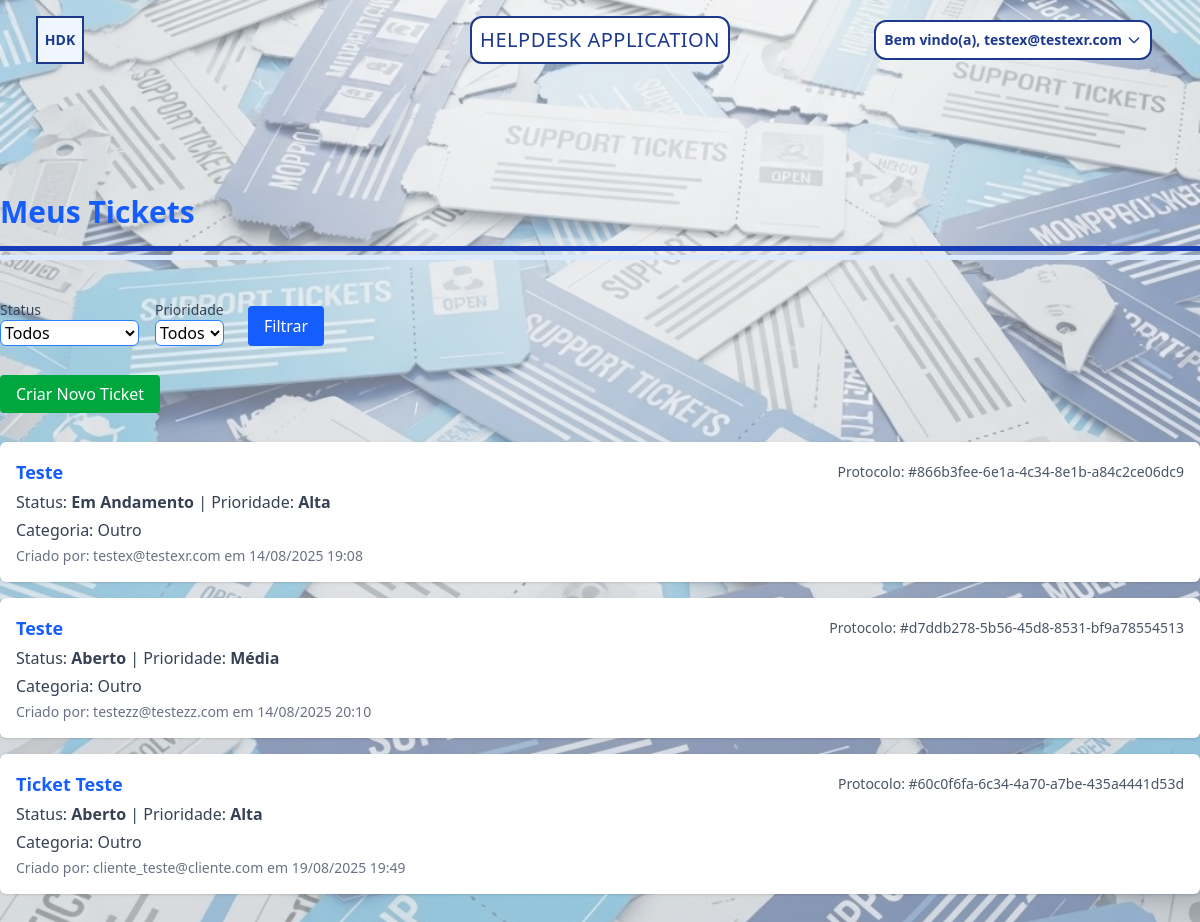
/tickets/ (signed in), run on the app's committed database.
### helpdesk/models.py (models this page shows, shortened)
class CustomUser(AbstractBaseUser, PermissionsMixin):
    ROLE_CHOICES = [
        ('cliente', 'Cliente'),
        ('suporte', 'Suporte'),
    ]
    email = models.EmailField(unique=True)
    role = models.CharField(max_length=20, choices=ROLE_CHOICES, default='cliente')
    profile_photo = models.ImageField(upload_to='profile_photos/', blank=True, null=True)
    phone = models.CharField(max_length=20, blank=True, null=True)
    country = models.CharField(max_length=50, blank=True, null=True)
    is_active = models.BooleanField(default=True)
    is_staff = models.BooleanField(default=False)
    date_joined = models.DateTimeField(default=timezone.now)
    USERNAME_FIELD = 'email'
    REQUIRED_FIELDS = []
    objects = CustomUserManager()

### helpdesk/tickets/ticket_models.py (models this page shows, shortened)
class Ticket(models.Model):
    PRIORITY_CHOICES = [
        ('low', 'Baixa'),
        ('medium', 'Média'),
        ('high', 'Alta'),
    ]
    STATUS_CHOICES = [
        ('open', 'Aberto'),
        ('in_progress', 'Em Andamento'),
        ('closed', 'Fechado'),
    ]
    CATEGORY_CHOICES = [
        ('software', 'Software'),
        ('hardware', 'Hardware'),
        ('network', 'Rede'),
        ('other', 'Outro'),
    ]
    title = models.CharField(max_length=255)
    description = models.TextField()
    category = models.CharField(max_length=50, choices=CATEGORY_CHOICES)
    priority = models.CharField(max_length=10, choices=PRIORITY_CHOICES)
    status = models.CharField(max_length=20, choices=STATUS_CHOICES, default='open')
    protocol_number = models.UUIDField(default=uuid.uuid4, editable=False, unique=True)
    attachment = models.FileField(upload_to='ticket_attachments/', blank=True, null=True)
    created_by = models.ForeignKey(settings.AUTH_USER_MODEL, on_delete=models.CASCADE, related_name='tickets_created')
    assigned_to = models.ForeignKey(settings.AUTH_USER_MODEL, on_delete=models.SET_NULL, blank=True, null=True, related_name='tickets_assigned')
    created_at = models.DateTimeField(auto_now_add=True)
    updated_at = models.DateTimeField(auto_now=True)
    class Meta:
        verbose_name = "Ticket"
        verbose_name_plural = "Tickets"

### helpdesk/tickets/ticket_views.py (the view)
# urls.py: path('', ticket_views.ticket_list, name='ticket_list'),
@login_required(login_url='home')
def ticket_list(request):
    if request.user.role == 'suporte':
        tickets = Ticket.objects.all()
    else:
        tickets = Ticket.objects.filter(created_by=request.user)
    status_filter = request.GET.get('status')
    priority_filter = request.GET.get('priority')
    if status_filter:
        tickets = tickets.filter(status=status_filter)
    if priority_filter:
        tickets = tickets.filter(priority=priority_filter)
    return render(request, 'ticket_list.html', {'tickets': tickets})

### helpdesk/templates/ticket_list.html (shortened to what this page needs)
{% extends "default.html" %}
{% load static %}
{% block body %}
<div class="min-h-screen pt-24 flex items-center justify-center">
  <div class="w-full max-w-7xl">
    <h2 class="text-3xl font-semibold text-blue-600 mb-4">Meus Tickets</h2>
    <div class="mt-2 mb-5 flex flex-col gap-1 w-full">
      <hr class="border-t-5 border-blue-800">
      <hr class="border-t-5 border-blue-100 mb-5">
    </div>
    <form method="GET" class="mt-2 flex flex-wrap gap-4 mb-6">
      <div>
        <label class="block text-sm font-medium text-gray-700">Status</label>
        <select name="status" class="block w-full border border-blue-500 bg-white cursor-pointer rounded-md">
          <option value="">Todos</option>
        </select>
      </div>
      <div>
        <label class="block text-sm font-medium text-gray-700">Prioridade</label>
        <select name="priority" class="block w-full border border-blue-500 bg-white cursor-pointer rounded-md">
          <option value="">Todos</option>
        </select>
      </div>
      <div class="flex items-end">
        <button type="submit" class="bg-blue-600 ml-2 cursor-pointer hover:bg-blue-500 text-white px-4 py-2 rounded mt-1">Filtrar</button>
      </div>
    </form>
    <div class="mt-9 mb-9">
      <a href="{% url 'ticket_create' %}" class="bg-green-600 text-white px-4 py-2 rounded hover:bg-green-500">Criar Novo Ticket</a>
    </div>
    <div class="grid gap-4">
      {% for ticket in tickets %}
        <a href="{% url 'ticket_detail' ticket.pk %}" class="block p-4 rounded-md shadow hover:shadow-lg bg-white">
          <div class="flex justify-between items-center">
            <h3 class="text-lg font-semibold text-blue-600">{{ ticket.title }}</h3>
            <span class="text-sm font-medium text-gray-600">Protocolo: #{{ ticket.protocol_number|slice:":8" }}</span>
          </div>
          <p class="text-gray-700 mt-1">Status: <strong>{{ ticket.get_status_display }}</strong> | Prioridade: <strong>{{ ticket.get_priority_display }}</strong></p>
          <p class="text-gray-700 mt-1">Categoria: {{ ticket.get_category_display }}</p>
          <p class="text-gray-500 text-sm mt-1">Criado por: {{ ticket.created_by.email }} em {{ ticket.created_at|date:"d/m/Y H:i" }}</p>
        </a>
      {% empty %}
        <p class="text-gray-600">Nenhum ticket encontrado.</p>
      {% endfor %}
    </div>
  </div>
</div>
{% endblock body %}

### templates/default.html (shortened to what this page needs)
<!DOCTYPE html>
<html lang="en">
<head>
    {% load static %}
    <script src="https://unpkg.com/@tailwindcss/browser@4"></script>
</head>
<body class="min-h-screen bg-cover bg-center bg-no-repeat" style="background-image: url('{% static 'images/helpdesk_background.jpeg' %}'); background-color: rgba(255, 255, 255, 0.45); background-size: cover; background-blend-mode: overlay;">
    <header class="absolute top-0 inset-x-0 z-50 bg-transparent shadow-none border-none">
        <nav class="flex items-center justify-between p-4 lg:px-8" aria-label="Global">
          <div class="flex lg:flex-1">
            <a href="#" class="-m-1.5 p-1.5">
            </a>
          </div>
          <div class="ml-5 absolute left-4 flex items-center bg-blue-50">
            <div class="border-2 border-blue-900 text-blue-900 w-12 h-12 flex items-center justify-center font-bold text-sm">
              <a href="{% url 'home' %}">HDK</a>
            </div>
          </div>
          <div class="ml-2 absolute right-12 flex items-center">
            <div class="text-blue-900 font-bold text-sm relative flex items-center bg-white p-2 border-2 border-blue-900 rounded-xl space-x-4">
              {% if request.user.is_authenticated %}
                {% if request.user.is_authenticated and request.user.role == 'suporte' %}
                  <div class="relative inline-block text-left">
                    <button id="userMenuButton" class="flex items-center cursor-pointer focus:outline-none">
                      Bem vindo(a), {{ request.user.email }}
                      <svg class="inline w-4 h-4 ml-1" fill="none" stroke="currentColor" stroke-width="2" viewBox="0 0 24 24">
                        <path stroke-linecap="round" stroke-linejoin="round" d="M19 9l-7 7-7-7" />
                      </svg>
                    </button>
                  </div>
                {% endif %}
              {% else %}
                <a href="{% url 'login' %}">CADASTRO / LOG IN</a>
              {% endif %}
            </div>
          </div>
          <div class="hidden lg:flex lg:gap-x-12">
            <a class="text-xl font-medium text-blue-900 p-2 border-2 border-blue-900 bg-white rounded-xl tracking-wide">HELPDESK APPLICATION</a>
          </div>
        </nav>
    </header>
    {% block body %}{% endblock body %}
</body>
</html>

### data on the page
CustomUser: user.email "testex@testexr.com"
Ticket: title "Teste", protocol_number "866b3fee-6e1a-4c34-8e1b-a84c2ce06dc9", status "Em Andamento", priority "Alta", category "Outro", created_by.email "testex@testexr.com", created_at "14/08/2025 19:08"
Ticket: title "Teste", protocol_number "d7ddb278-5b56-45d8-8531-bf9a78554513", status "Aberto", priority "Média", category "Outro", created_by.email "testezz@testezz.com", created_at "14/08/2025 20:10"
Ticket: title "Ticket Teste", protocol_number "60c0f6fa-6c34-4a70-a7be-435a4441d53d", status "Aberto", priority "Alta", category "Outro", created_by.email "cliente_teste@cliente.com", created_at "19/08/2025 19:49"
